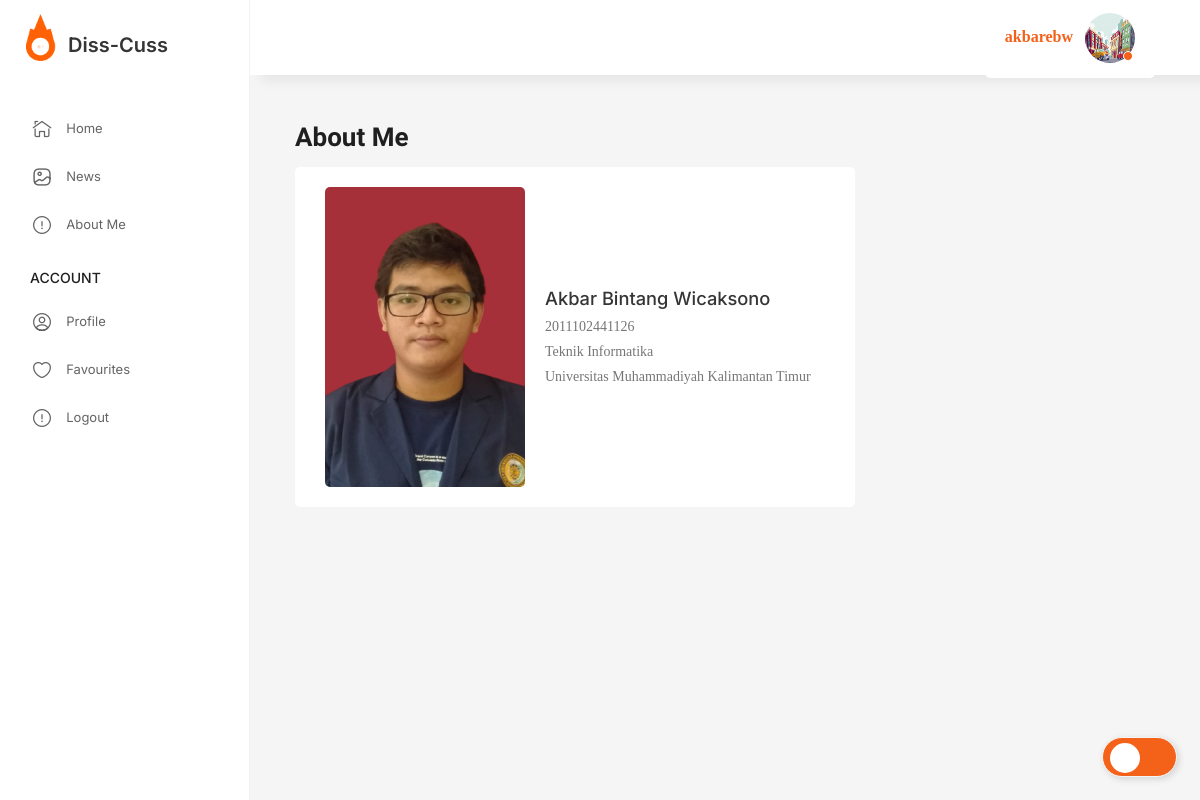
The page /about/ (signed in) on the database its author committed.
### base/models.py (models this page shows)
class User(AbstractUser):
    name = models.CharField(max_length=200, null=True)
    email = models.EmailField(unique=True, null=True)
    bio = models.TextField(null=True)
    avatar = models.ImageField(null=True, default="foto.jpg")
    USERNAME_FIELD = 'email'
    REQUIRED_FIELDS = ['username']

### base/views.py (the view)
# urls.py: path('about/', views.about, name="about"),
def about(request):
    return render(request, 'base/pages/profile/about.html')

### base/templates/base/pages/profile/about.html
{% extends 'main.html' %}
{% load static %}
{% block content %}
    <main class="page-main">
        <div class="uk-grid" data-uk-grid>
            <div class="uk-width-2-3@l">
                <div class="widjet --profile">
                    <div class="widjet__head">
                        <h3 class="uk-text-lead">About Me</h3>
                    </div>
                    <div class="widjet__body">
                        <div class="widjet-game">
                            <div class="widjet-game__media">
                                <a href="#"
                                ><img src="{% static 'images/foto 4x6.png' %}" alt="image"
                                /></a>
                            </div>
                            <div class="widjet-game__info">
                                <a class="widjet-game__title" href="#">
                                    Akbar Bintang Wicaksono</a
                                >
                                <div class="widjet-game__record">2011102441126</div>
                                <div class="widjet-game__record">Teknik Informatika</div>
                                <div class="widjet-game__last-played">
                                    Universitas Muhammadiyah Kalimantan Timur
                                </div>
                            </div>
                        </div>
                    </div>
                </div>
        </div>
    </main>
{% endblock content %}

### templates/main.html (shortened to what this page needs)
<!DOCTYPE html>
{% load static %}
<html lang="en">
<head>
    <link rel="stylesheet" href="{% static 'assets/css/libs.min.css' %}"/>
    <link rel="stylesheet" href="{% static 'assets/css/main.css' %}"/>
</head>
<body class="page-chats">
<input id="toggle" type="checkbox"/>
<div class="page-wrapper">
    <header class="page-header">
        <div class="page-header__inner">
            <div class="page-header__sidebar">
                <div class="page-header__logo">
                    <img src="{% static 'assets/img/logo.png' %}" alt="logo"/><span
                        class="page-header__logo_text"
                >Diss-Cuss</span
                >
                </div>
            </div>
            <div class="page-header__content">
                {% if request.user.is_authenticated %}
                    <div class="user-item --active">
                        <div class="page-header__action">
                            <a href="{% url 'user-profile' user.id %}">{{ request.user.username }}</a>
                        </div>&nbsp;&nbsp;&nbsp;
                        <div class="user-item__avatar">
                            <a href="{% url 'user-profile' user.id %}"><img src="{{ request.user.avatar.url }}"
                                                                            alt="user"/></a>
                        </div>
                    </div>
                {% else %}
                    <div class="page-header__action">
                        <a href="{% url 'login' %}">Login</a>
                    </div>
                {% endif %}
            </div>
    </header>
    <div class="page-content">
        <aside class="sidebar is-show" id="sidebar">
            <div class="sidebar-box">
                <ul class="uk-nav">
                    {% if request.user.is_authenticated %}
                        <li>
                            <a href="{% url 'home' %}"><i class="ico_home"></i><span>Home</span></a>
                        </li>
                        <li>
                            <a href="{% url 'news' %}"><i class="ico_gallery"></i><span>News</span></a>
                        </li>
                        <li>
                            <a href="{% url 'about' %}"><i class="ico_report"></i><span>About Me</span></a>
                        </li>
                        <li class="uk-nav-header">Account</li>
                        <li>
                            <a href="{% url 'user-profile' user.id %}"
                            ><i class="ico_profile"></i><span>Profile</span></a
                            >
                        </li>
                        <li>
                            <a href="{% url 'bookmarked_items' %}"
                            ><i class="ico_favourites"></i><span>Favourites</span></a
                            >
                        </li>
                        <li>
                            <a href="{% url 'logout' %}"
                            ><i class="ico_report"></i><span>Logout</span></a
                            >
                        </li>
                    {% endif %}
                </ul>
            </div>
        </aside>
        {% block content %}
        {% endblock %}
    </div>
</body>
</html>

### rows shown on the page
User: user.username "akbarebw", user.avatar (picture)
